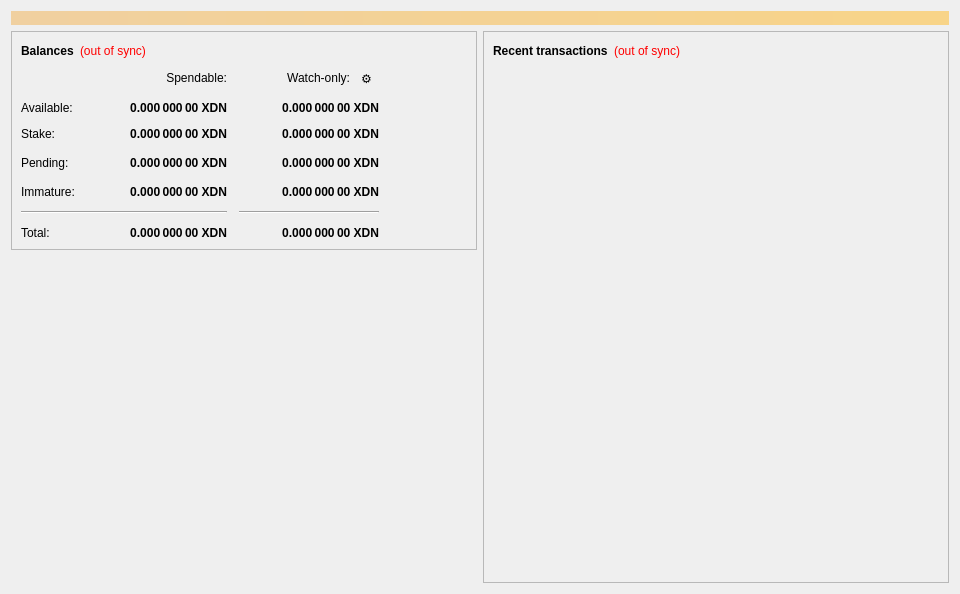
<?xml version="1.0" encoding="UTF-8"?>
<ui version="4.0">
 <class>OverviewPage</class>
 <widget class="QWidget" name="OverviewPage">
  <property name="geometry">
   <rect>
    <x>0</x>
    <y>0</y>
    <width>960</width>
    <height>594</height>
   </rect>
  </property>
  <property name="minimumSize">
   <size>
    <width>960</width>
    <height>0</height>
   </size>
  </property>
  <property name="windowTitle">
   <string>Form</string>
  </property>
  <property name="styleSheet">
   <string notr="true"/>
  </property>
  <layout class="QVBoxLayout" name="topLayout">
   <item>
    <widget class="QLabel" name="labelAlerts">
     <property name="visible">
      <bool>false</bool>
     </property>
     <property name="styleSheet">
      <string notr="true">background-color: qlineargradient(x1: 0, y1: 0, x2: 1, y2: 0, stop:0 #F0D0A0, stop:1 #F8D488); color:#000000;</string>
     </property>
     <property name="wordWrap">
      <bool>true</bool>
     </property>
     <property name="margin">
      <number>3</number>
     </property>
    </widget>
   </item>
   <item>
    <layout class="QHBoxLayout" name="horizontalLayout" stretch="1,1">
     <item>
      <layout class="QVBoxLayout" name="verticalLayout_2">
       <item>
        <widget class="QFrame" name="frame">
         <property name="frameShape">
          <enum>QFrame::StyledPanel</enum>
         </property>
         <property name="frameShadow">
          <enum>QFrame::Raised</enum>
         </property>
         <layout class="QVBoxLayout" name="verticalLayout_4">
          <item>
           <layout class="QHBoxLayout" name="horizontalLayout_4">
            <item>
             <widget class="QLabel" name="label_5">
              <property name="font">
               <font>
                <weight>75</weight>
                <bold>true</bold>
               </font>
              </property>
              <property name="text">
               <string>Balances</string>
              </property>
             </widget>
            </item>
            <item>
             <widget class="QLabel" name="labelWalletStatus">
              <property name="cursor">
               <cursorShape>WhatsThisCursor</cursorShape>
              </property>
              <property name="toolTip">
               <string>The displayed information may be out of date. Your wallet automatically synchronizes with the DigitalNote network after a connection is established, but this process has not completed yet.</string>
              </property>
              <property name="styleSheet">
               <string notr="true">QLabel { color: red; }</string>
              </property>
              <property name="text">
               <string notr="true">(out of sync)</string>
              </property>
              <property name="alignment">
               <set>Qt::AlignLeading|Qt::AlignLeft|Qt::AlignVCenter</set>
              </property>
             </widget>
            </item>
            <item>
             <spacer name="horizontalSpacer_3">
              <property name="orientation">
               <enum>Qt::Horizontal</enum>
              </property>
              <property name="sizeHint" stdset="0">
               <size>
                <width>40</width>
                <height>20</height>
               </size>
              </property>
             </spacer>
            </item>
           </layout>
          </item>
          <item>
           <layout class="QGridLayout" name="gridLayout">
            <property name="spacing">
             <number>12</number>
            </property>
            <item row="3" column="2">
             <widget class="QLabel" name="labelWatchPending">
              <property name="font">
               <font>
                <weight>75</weight>
                <bold>true</bold>
               </font>
              </property>
              <property name="minimumSize">
               <size>
                <width>140</width>
                <height>0</height>
               </size>
              </property>
              <property name="cursor">
               <cursorShape>IBeamCursor</cursorShape>
              </property>
              <property name="toolTip">
               <string>Unconfirmed transactions to watch-only addresses</string>
              </property>
              <property name="text">
               <string notr="true">0.000 000 00 XDN</string>
              </property>
              <property name="alignment">
               <set>Qt::AlignRight|Qt::AlignTrailing|Qt::AlignVCenter</set>
              </property>
              <property name="textInteractionFlags">
               <set>Qt::LinksAccessibleByMouse|Qt::TextSelectableByKeyboard|Qt::TextSelectableByMouse</set>
              </property>
             </widget>
            </item>
            <item row="3" column="1">
             <widget class="QLabel" name="labelUnconfirmed">
              <property name="font">
               <font>
                <weight>75</weight>
                <bold>true</bold>
               </font>
              </property>
              <property name="minimumSize">
               <size>
                <width>140</width>
                <height>0</height>
               </size>
              </property>
              <property name="cursor">
               <cursorShape>IBeamCursor</cursorShape>
              </property>
              <property name="toolTip">
               <string>Total of transactions that have yet to be confirmed, and do not yet count toward the spendable balance</string>
              </property>
              <property name="text">
               <string notr="true">0.000 000 00 XDN</string>
              </property>
              <property name="alignment">
               <set>Qt::AlignRight|Qt::AlignTrailing|Qt::AlignVCenter</set>
              </property>
              <property name="textInteractionFlags">
               <set>Qt::LinksAccessibleByMouse|Qt::TextSelectableByKeyboard|Qt::TextSelectableByMouse</set>
              </property>
             </widget>
            </item>
            <item row="4" column="2">
             <widget class="QLabel" name="labelWatchImmature">
              <property name="font">
               <font>
                <weight>75</weight>
                <bold>true</bold>
               </font>
              </property>
              <property name="minimumSize">
               <size>
                <width>140</width>
                <height>0</height>
               </size>
              </property>
              <property name="cursor">
               <cursorShape>IBeamCursor</cursorShape>
              </property>
              <property name="toolTip">
               <string>Mined balance in watch-only addresses that has not yet matured</string>
              </property>
              <property name="text">
               <string notr="true">0.000 000 00 XDN</string>
              </property>
              <property name="alignment">
               <set>Qt::AlignRight|Qt::AlignTrailing|Qt::AlignVCenter</set>
              </property>
              <property name="textInteractionFlags">
               <set>Qt::LinksAccessibleByMouse|Qt::TextSelectableByKeyboard|Qt::TextSelectableByMouse</set>
              </property>
             </widget>
            </item>
            <item row="5" column="0" colspan="2">
             <widget class="Line" name="lineSpendableBalance">
              <property name="sizePolicy">
               <sizepolicy hsizetype="MinimumExpanding" vsizetype="Fixed">
                <horstretch>0</horstretch>
                <verstretch>0</verstretch>
               </sizepolicy>
              </property>
              <property name="orientation">
               <enum>Qt::Horizontal</enum>
              </property>
             </widget>
            </item>
            <item row="5" column="2">
             <widget class="Line" name="lineWatchBalance">
              <property name="sizePolicy">
               <sizepolicy hsizetype="Preferred" vsizetype="Fixed">
                <horstretch>0</horstretch>
                <verstretch>0</verstretch>
               </sizepolicy>
              </property>
              <property name="minimumSize">
               <size>
                <width>140</width>
                <height>0</height>
               </size>
              </property>
              <property name="orientation">
               <enum>Qt::Horizontal</enum>
              </property>
             </widget>
            </item>
            <item row="6" column="0">
             <widget class="QLabel" name="labelTotalText">
              <property name="text">
               <string>Total:</string>
              </property>
             </widget>
            </item>
            <item row="4" column="1">
             <widget class="QLabel" name="labelImmature">
              <property name="font">
               <font>
                <weight>75</weight>
                <bold>true</bold>
               </font>
              </property>
              <property name="minimumSize">
               <size>
                <width>140</width>
                <height>0</height>
               </size>
              </property>
              <property name="cursor">
               <cursorShape>IBeamCursor</cursorShape>
              </property>
              <property name="toolTip">
               <string>Mined balance that has not yet matured</string>
              </property>
              <property name="text">
               <string notr="true">0.000 000 00 XDN</string>
              </property>
              <property name="alignment">
               <set>Qt::AlignRight|Qt::AlignTrailing|Qt::AlignVCenter</set>
              </property>
              <property name="textInteractionFlags">
               <set>Qt::LinksAccessibleByMouse|Qt::TextSelectableByKeyboard|Qt::TextSelectableByMouse</set>
              </property>
             </widget>
            </item>
            <item row="3" column="3">
             <spacer name="horizontalSpacer_2">
              <property name="orientation">
               <enum>Qt::Horizontal</enum>
              </property>
              <property name="sizeHint" stdset="0">
               <size>
                <width>40</width>
                <height>20</height>
               </size>
              </property>
             </spacer>
            </item>
            <item row="4" column="0">
             <widget class="QLabel" name="labelImmatureText">
              <property name="text">
               <string>Immature:</string>
              </property>
             </widget>
            </item>
            <item row="6" column="1">
             <widget class="QLabel" name="labelTotal">
              <property name="font">
               <font>
                <weight>75</weight>
                <bold>true</bold>
               </font>
              </property>
              <property name="minimumSize">
               <size>
                <width>140</width>
                <height>0</height>
               </size>
              </property>
              <property name="cursor">
               <cursorShape>IBeamCursor</cursorShape>
              </property>
              <property name="toolTip">
               <string>Your current total balance</string>
              </property>
              <property name="text">
               <string notr="true">0.000 000 00 XDN</string>
              </property>
              <property name="alignment">
               <set>Qt::AlignRight|Qt::AlignTrailing|Qt::AlignVCenter</set>
              </property>
              <property name="textInteractionFlags">
               <set>Qt::LinksAccessibleByMouse|Qt::TextSelectableByKeyboard|Qt::TextSelectableByMouse</set>
              </property>
             </widget>
            </item>
            <item row="6" column="2">
             <widget class="QLabel" name="labelWatchTotal">
              <property name="font">
               <font>
                <weight>75</weight>
                <bold>true</bold>
               </font>
              </property>
              <property name="minimumSize">
               <size>
                <width>140</width>
                <height>0</height>
               </size>
              </property>
              <property name="cursor">
               <cursorShape>IBeamCursor</cursorShape>
              </property>
              <property name="toolTip">
               <string>Current total balance in watch-only addresses</string>
              </property>
              <property name="text">
               <string notr="true">0.000 000 00 XDN</string>
              </property>
              <property name="alignment">
               <set>Qt::AlignRight|Qt::AlignTrailing|Qt::AlignVCenter</set>
              </property>
              <property name="textInteractionFlags">
               <set>Qt::LinksAccessibleByMouse|Qt::TextSelectableByKeyboard|Qt::TextSelectableByMouse</set>
              </property>
             </widget>
            </item>
            <item row="0" column="2">
             <layout class="QHBoxLayout" name="watchonlyHeadingLayout">
              <property name="spacing">
               <number>4</number>
              </property>
              <item>
               <spacer name="watchonlyHeadingSpacer">
                <property name="orientation">
                 <enum>Qt::Horizontal</enum>
                </property>
                <property name="sizeType">
                 <enum>QSizePolicy::Expanding</enum>
                </property>
                <property name="sizeHint" stdset="0">
                 <size>
                  <width>0</width>
                  <height>0</height>
                 </size>
                </property>
               </spacer>
              </item>
              <item>
               <widget class="QLabel" name="labelWatchonly">
                <property name="text">
                 <string>Watch-only:</string>
                </property>
                <property name="alignment">
                 <set>Qt::AlignRight|Qt::AlignTrailing|Qt::AlignVCenter</set>
                </property>
               </widget>
              </item>
              <item>
               <widget class="QToolButton" name="manageWatchOnlyButton">
                <property name="text">
                 <string notr="true">⚙</string>
                </property>
                <property name="toolTip">
                 <string>Manage watch-only addresses</string>
                </property>
                <property name="cursor">
                 <cursorShape>PointingHandCursor</cursorShape>
                </property>
                <property name="autoRaise">
                 <bool>true</bool>
                </property>
                <property name="visible">
                 <bool>false</bool>
                </property>
               </widget>
              </item>
             </layout>
            </item>
            <item row="1" column="0">
             <widget class="QLabel" name="labelBalanceText">
              <property name="text">
               <string>Available:</string>
              </property>
             </widget>
            </item>
            <item row="1" column="1">
             <widget class="QLabel" name="labelBalance">
              <property name="font">
               <font>
                <weight>75</weight>
                <bold>true</bold>
               </font>
              </property>
              <property name="minimumSize">
               <size>
                <width>140</width>
                <height>0</height>
               </size>
              </property>
              <property name="cursor">
               <cursorShape>IBeamCursor</cursorShape>
              </property>
              <property name="toolTip">
               <string>Your current spendable balance</string>
              </property>
              <property name="text">
               <string notr="true">0.000 000 00 XDN</string>
              </property>
              <property name="alignment">
               <set>Qt::AlignRight|Qt::AlignTrailing|Qt::AlignVCenter</set>
              </property>
              <property name="textInteractionFlags">
               <set>Qt::LinksAccessibleByMouse|Qt::TextSelectableByKeyboard|Qt::TextSelectableByMouse</set>
              </property>
             </widget>
            </item>
            <item row="2" column="0">
             <widget class="QLabel" name="label_10">
              <property name="text">
               <string>Stake:</string>
              </property>
             </widget>
            </item>
            <item row="2" column="1">
             <widget class="QLabel" name="labelStake">
              <property name="font">
               <font>
                <weight>75</weight>
                <bold>true</bold>
               </font>
              </property>
              <property name="minimumSize">
               <size>
                <width>140</width>
                <height>0</height>
               </size>
              </property>
              <property name="cursor">
               <cursorShape>IBeamCursor</cursorShape>
              </property>
              <property name="toolTip">
               <string>Total of coins that was staked, and do not yet count toward the current balance</string>
              </property>
              <property name="text">
               <string notr="true">0.000 000 00 XDN</string>
              </property>
              <property name="alignment">
               <set>Qt::AlignRight|Qt::AlignTrailing|Qt::AlignVCenter</set>
              </property>
              <property name="textInteractionFlags">
               <set>Qt::LinksAccessibleByMouse|Qt::TextSelectableByKeyboard|Qt::TextSelectableByMouse</set>
              </property>
             </widget>
            </item>
            <item row="2" column="2">
             <widget class="QLabel" name="labelWatchStake">
              <property name="font">
               <font>
                <weight>75</weight>
                <bold>true</bold>
               </font>
              </property>
              <property name="minimumSize">
               <size>
                <width>140</width>
                <height>0</height>
               </size>
              </property>
              <property name="cursor">
               <cursorShape>IBeamCursor</cursorShape>
              </property>
              <property name="toolTip">
               <string>Total of coins that was staked in watch-only addresses, and do not yet count toward the current watch-only balance</string>
              </property>
              <property name="text">
               <string notr="true">0.000 000 00 XDN</string>
              </property>
              <property name="alignment">
               <set>Qt::AlignRight|Qt::AlignTrailing|Qt::AlignVCenter</set>
              </property>
              <property name="textInteractionFlags">
               <set>Qt::LinksAccessibleByMouse|Qt::TextSelectableByKeyboard|Qt::TextSelectableByMouse</set>
              </property>
             </widget>
            </item>
            <item row="1" column="2">
             <widget class="QLabel" name="labelWatchAvailable">
              <property name="font">
               <font>
                <weight>75</weight>
                <bold>true</bold>
               </font>
              </property>
              <property name="minimumSize">
               <size>
                <width>140</width>
                <height>0</height>
               </size>
              </property>
              <property name="cursor">
               <cursorShape>IBeamCursor</cursorShape>
              </property>
              <property name="toolTip">
               <string>Your current balance in watch-only addresses</string>
              </property>
              <property name="text">
               <string notr="true">0.000 000 00 XDN</string>
              </property>
              <property name="alignment">
               <set>Qt::AlignRight|Qt::AlignTrailing|Qt::AlignVCenter</set>
              </property>
              <property name="textInteractionFlags">
               <set>Qt::LinksAccessibleByMouse|Qt::TextSelectableByKeyboard|Qt::TextSelectableByMouse</set>
              </property>
             </widget>
            </item>
            <item row="3" column="0">
             <widget class="QLabel" name="labelPendingText">
              <property name="text">
               <string>Pending:</string>
              </property>
             </widget>
            </item>
            <item row="0" column="1">
             <widget class="QLabel" name="labelSpendable">
              <property name="text">
               <string>Spendable:</string>
              </property>
              <property name="alignment">
               <set>Qt::AlignRight|Qt::AlignTrailing|Qt::AlignVCenter</set>
              </property>
             </widget>
            </item>
           </layout>
          </item>
         </layout>
        </widget>
       </item>
       <item>
        <spacer name="verticalSpacer">
         <property name="orientation">
          <enum>Qt::Vertical</enum>
         </property>
         <property name="sizeHint" stdset="0">
          <size>
           <width>20</width>
           <height>40</height>
          </size>
         </property>
        </spacer>
       </item>
      </layout>
     </item>
     <item>
      <layout class="QVBoxLayout" name="verticalLayout_3">
       <item>
        <widget class="QFrame" name="frame_2">
         <property name="frameShape">
          <enum>QFrame::StyledPanel</enum>
         </property>
         <property name="frameShadow">
          <enum>QFrame::Raised</enum>
         </property>
         <layout class="QVBoxLayout" name="verticalLayout">
          <item>
           <layout class="QHBoxLayout" name="horizontalLayout_2">
            <item>
             <widget class="QLabel" name="label_4">
              <property name="font">
               <font>
                <weight>75</weight>
                <bold>true</bold>
               </font>
              </property>
              <property name="text">
               <string>Recent transactions</string>
              </property>
             </widget>
            </item>
            <item>
             <widget class="QLabel" name="labelTransactionsStatus">
              <property name="cursor">
               <cursorShape>WhatsThisCursor</cursorShape>
              </property>
              <property name="toolTip">
               <string>The displayed information may be out of date. Your wallet automatically synchronizes with the DigitalNote network after a connection is established, but this process has not completed yet.</string>
              </property>
              <property name="styleSheet">
               <string notr="true">QLabel { color: red; }</string>
              </property>
              <property name="text">
               <string notr="true">(out of sync)</string>
              </property>
              <property name="alignment">
               <set>Qt::AlignRight|Qt::AlignTrailing|Qt::AlignVCenter</set>
              </property>
             </widget>
            </item>
            <item>
             <spacer name="horizontalSpacer">
              <property name="orientation">
               <enum>Qt::Horizontal</enum>
              </property>
              <property name="sizeHint" stdset="0">
               <size>
                <width>40</width>
                <height>20</height>
               </size>
              </property>
             </spacer>
            </item>
           </layout>
          </item>
          <item>
           <widget class="QListView" name="listTransactions">
            <property name="styleSheet">
             <string notr="true">QListView { background: transparent; }</string>
            </property>
            <property name="frameShape">
             <enum>QFrame::NoFrame</enum>
            </property>
            <property name="verticalScrollBarPolicy">
             <enum>Qt::ScrollBarAlwaysOff</enum>
            </property>
            <property name="horizontalScrollBarPolicy">
             <enum>Qt::ScrollBarAlwaysOff</enum>
            </property>
            <property name="selectionMode">
             <enum>QAbstractItemView::NoSelection</enum>
            </property>
           </widget>
          </item>
         </layout>
        </widget>
       </item>
      </layout>
     </item>
    </layout>
   </item>
  </layout>
 </widget>
 <resources/>
 <connections/>
</ui>
